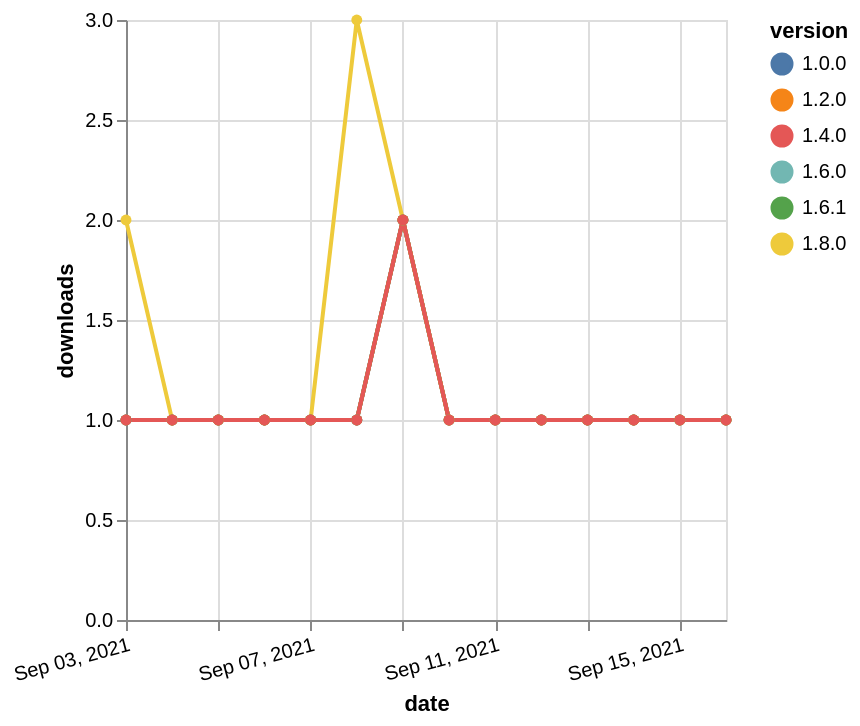

Write the Vega-Lite specification saved for this chart.
### Vega-Lite specification from a JSON file in a GitHub repository (floating-point values rounded to 4 significant figures)
{"$schema": "https://vega.github.io/schema/vega-lite/v5.json", "description": "A simple bar chart with embedded data.", "data": {"values": [{"date": "2021-09-03", "total": 154, "delta": 1, "version": "1.6.0"}, {"date": "2021-09-04", "total": 155, "delta": 1, "version": "1.6.0"}, {"date": "2021-09-05", "total": 156, "delta": 1, "version": "1.6.0"}, {"date": "2021-09-06", "total": 157, "delta": 1, "version": "1.6.0"}, {"date": "2021-09-07", "total": 158, "delta": 1, "version": "1.6.0"}, {"date": "2021-09-08", "total": 159, "delta": 1, "version": "1.6.0"}, {"date": "2021-09-09", "total": 161, "delta": 2, "version": "1.6.0"}, {"date": "2021-09-10", "total": 162, "delta": 1, "version": "1.6.0"}, {"date": "2021-09-11", "total": 163, "delta": 1, "version": "1.6.0"}, {"date": "2021-09-12", "total": 164, "delta": 1, "version": "1.6.0"}, {"date": "2021-09-13", "total": 165, "delta": 1, "version": "1.6.0"}, {"date": "2021-09-14", "total": 166, "delta": 1, "version": "1.6.0"}, {"date": "2021-09-15", "total": 167, "delta": 1, "version": "1.6.0"}, {"date": "2021-09-16", "total": 168, "delta": 1, "version": "1.6.0"}, {"date": "2021-09-03", "total": 141, "delta": 1, "version": "1.6.1"}, {"date": "2021-09-04", "total": 142, "delta": 1, "version": "1.6.1"}, {"date": "2021-09-05", "total": 143, "delta": 1, "version": "1.6.1"}, {"date": "2021-09-06", "total": 144, "delta": 1, "version": "1.6.1"}, {"date": "2021-09-07", "total": 145, "delta": 1, "version": "1.6.1"}, {"date": "2021-09-08", "total": 146, "delta": 1, "version": "1.6.1"}, {"date": "2021-09-09", "total": 148, "delta": 2, "version": "1.6.1"}, {"date": "2021-09-10", "total": 149, "delta": 1, "version": "1.6.1"}, {"date": "2021-09-11", "total": 150, "delta": 1, "version": "1.6.1"}, {"date": "2021-09-12", "total": 151, "delta": 1, "version": "1.6.1"}, {"date": "2021-09-13", "total": 152, "delta": 1, "version": "1.6.1"}, {"date": "2021-09-14", "total": 153, "delta": 1, "version": "1.6.1"}, {"date": "2021-09-15", "total": 154, "delta": 1, "version": "1.6.1"}, {"date": "2021-09-16", "total": 155, "delta": 1, "version": "1.6.1"}, {"date": "2021-09-03", "total": 122, "delta": 2, "version": "1.8.0"}, {"date": "2021-09-04", "total": 123, "delta": 1, "version": "1.8.0"}, {"date": "2021-09-05", "total": 124, "delta": 1, "version": "1.8.0"}, {"date": "2021-09-06", "total": 125, "delta": 1, "version": "1.8.0"}, {"date": "2021-09-07", "total": 126, "delta": 1, "version": "1.8.0"}, {"date": "2021-09-08", "total": 129, "delta": 3, "version": "1.8.0"}, {"date": "2021-09-09", "total": 131, "delta": 2, "version": "1.8.0"}, {"date": "2021-09-10", "total": 132, "delta": 1, "version": "1.8.0"}, {"date": "2021-09-11", "total": 133, "delta": 1, "version": "1.8.0"}, {"date": "2021-09-12", "total": 134, "delta": 1, "version": "1.8.0"}, {"date": "2021-09-13", "total": 135, "delta": 1, "version": "1.8.0"}, {"date": "2021-09-14", "total": 136, "delta": 1, "version": "1.8.0"}, {"date": "2021-09-15", "total": 137, "delta": 1, "version": "1.8.0"}, {"date": "2021-09-16", "total": 138, "delta": 1, "version": "1.8.0"}, {"date": "2021-09-03", "total": 194, "delta": 1, "version": "1.0.0"}, {"date": "2021-09-04", "total": 195, "delta": 1, "version": "1.0.0"}, {"date": "2021-09-05", "total": 196, "delta": 1, "version": "1.0.0"}, {"date": "2021-09-06", "total": 197, "delta": 1, "version": "1.0.0"}, {"date": "2021-09-07", "total": 198, "delta": 1, "version": "1.0.0"}, {"date": "2021-09-08", "total": 199, "delta": 1, "version": "1.0.0"}, {"date": "2021-09-09", "total": 201, "delta": 2, "version": "1.0.0"}, {"date": "2021-09-10", "total": 202, "delta": 1, "version": "1.0.0"}, {"date": "2021-09-11", "total": 203, "delta": 1, "version": "1.0.0"}, {"date": "2021-09-12", "total": 204, "delta": 1, "version": "1.0.0"}, {"date": "2021-09-13", "total": 205, "delta": 1, "version": "1.0.0"}, {"date": "2021-09-14", "total": 206, "delta": 1, "version": "1.0.0"}, {"date": "2021-09-15", "total": 207, "delta": 1, "version": "1.0.0"}, {"date": "2021-09-16", "total": 208, "delta": 1, "version": "1.0.0"}, {"date": "2021-09-03", "total": 198, "delta": 1, "version": "1.2.0"}, {"date": "2021-09-04", "total": 199, "delta": 1, "version": "1.2.0"}, {"date": "2021-09-05", "total": 200, "delta": 1, "version": "1.2.0"}, {"date": "2021-09-06", "total": 201, "delta": 1, "version": "1.2.0"}, {"date": "2021-09-07", "total": 202, "delta": 1, "version": "1.2.0"}, {"date": "2021-09-08", "total": 203, "delta": 1, "version": "1.2.0"}, {"date": "2021-09-09", "total": 205, "delta": 2, "version": "1.2.0"}, {"date": "2021-09-10", "total": 206, "delta": 1, "version": "1.2.0"}, {"date": "2021-09-11", "total": 207, "delta": 1, "version": "1.2.0"}, {"date": "2021-09-12", "total": 208, "delta": 1, "version": "1.2.0"}, {"date": "2021-09-13", "total": 209, "delta": 1, "version": "1.2.0"}, {"date": "2021-09-14", "total": 210, "delta": 1, "version": "1.2.0"}, {"date": "2021-09-15", "total": 211, "delta": 1, "version": "1.2.0"}, {"date": "2021-09-16", "total": 212, "delta": 1, "version": "1.2.0"}, {"date": "2021-09-03", "total": 172, "delta": 1, "version": "1.4.0"}, {"date": "2021-09-04", "total": 173, "delta": 1, "version": "1.4.0"}, {"date": "2021-09-05", "total": 174, "delta": 1, "version": "1.4.0"}, {"date": "2021-09-06", "total": 175, "delta": 1, "version": "1.4.0"}, {"date": "2021-09-07", "total": 176, "delta": 1, "version": "1.4.0"}, {"date": "2021-09-08", "total": 177, "delta": 1, "version": "1.4.0"}, {"date": "2021-09-09", "total": 179, "delta": 2, "version": "1.4.0"}, {"date": "2021-09-10", "total": 180, "delta": 1, "version": "1.4.0"}, {"date": "2021-09-11", "total": 181, "delta": 1, "version": "1.4.0"}, {"date": "2021-09-12", "total": 182, "delta": 1, "version": "1.4.0"}, {"date": "2021-09-13", "total": 183, "delta": 1, "version": "1.4.0"}, {"date": "2021-09-14", "total": 184, "delta": 1, "version": "1.4.0"}, {"date": "2021-09-15", "total": 185, "delta": 1, "version": "1.4.0"}, {"date": "2021-09-16", "total": 186, "delta": 1, "version": "1.4.0"}]}, "width": "container", "mark": {"type": "line", "point": {"filled": true}}, "encoding": {"x": {"field": "date", "type": "temporal", "timeUnit": "yearmonthdate", "title": "date", "axis": {"labelAngle": -15}}, "y": {"field": "delta", "type": "quantitative", "title": "downloads"}, "color": {"field": "version", "type": "nominal"}, "tooltip": {"field": "delta"}}}
